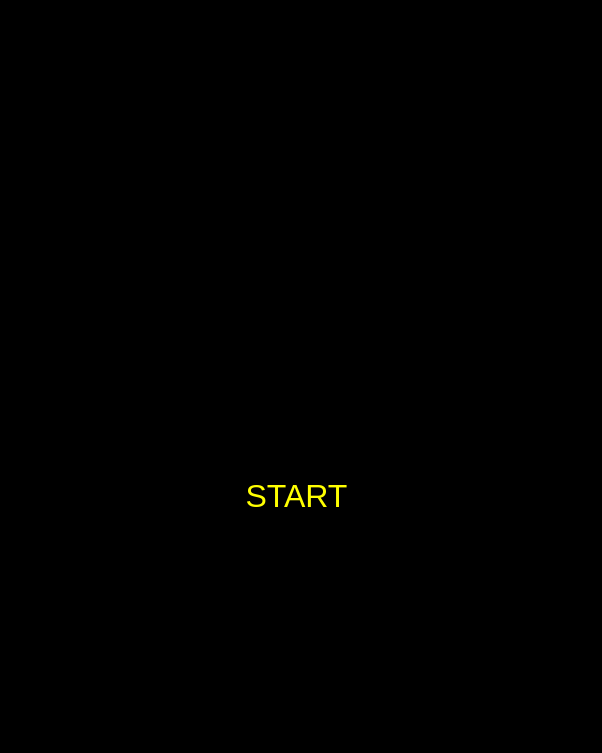
<?xml version="1.0" encoding="UTF-8"?>
<ui version="4.0">
 <class>TitleScreen</class>
 <widget class="QWidget" name="TitleScreen">
  <property name="geometry">
   <rect>
    <x>0</x>
    <y>0</y>
    <width>602</width>
    <height>753</height>
   </rect>
  </property>
  <property name="minimumSize">
   <size>
    <width>602</width>
    <height>753</height>
   </size>
  </property>
  <property name="maximumSize">
   <size>
    <width>602</width>
    <height>753</height>
   </size>
  </property>
  <property name="windowTitle">
   <string>TitleScreen</string>
  </property>
  <property name="styleSheet">
   <string notr="true">background-color: rgb(0, 0, 0);</string>
  </property>
  <widget class="QLabel" name="logo">
   <property name="geometry">
    <rect>
     <x>0</x>
     <y>0</y>
     <width>602</width>
     <height>336</height>
    </rect>
   </property>
   <property name="minimumSize">
    <size>
     <width>602</width>
     <height>336</height>
    </size>
   </property>
   <property name="maximumSize">
    <size>
     <width>602</width>
     <height>336</height>
    </size>
   </property>
   <property name="text">
    <string/>
   </property>
  </widget>
  <widget class="QPushButton" name="startBtn">
   <property name="geometry">
    <rect>
     <x>240</x>
     <y>480</y>
     <width>113</width>
     <height>32</height>
    </rect>
   </property>
   <property name="font">
    <font>
     <pointsize>24</pointsize>
    </font>
   </property>
   <property name="autoFillBackground">
    <bool>false</bool>
   </property>
   <property name="styleSheet">
    <string notr="true">color: rgb(255, 255, 0);</string>
   </property>
   <property name="text">
    <string>START</string>
   </property>
   <property name="flat">
    <bool>true</bool>
   </property>
  </widget>
 </widget>
 <layoutdefault spacing="6" margin="11"/>
 <resources/>
 <connections/>
</ui>
